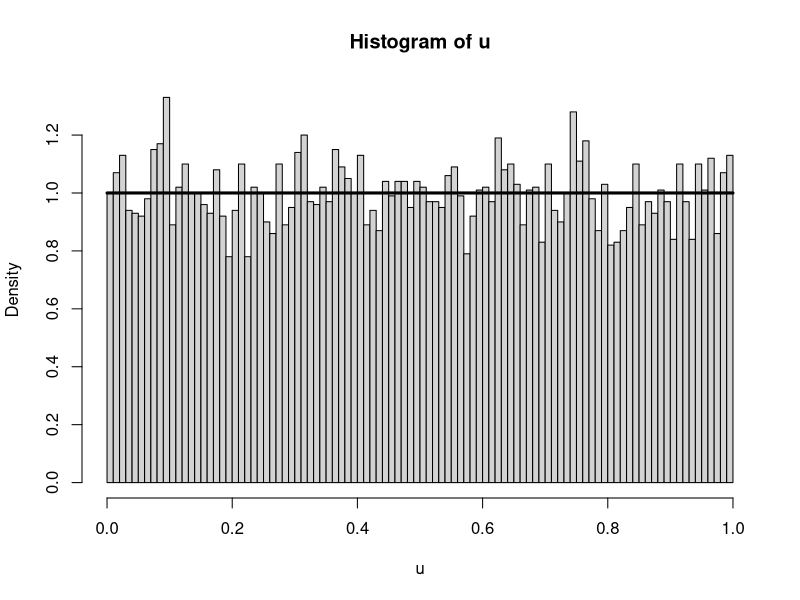
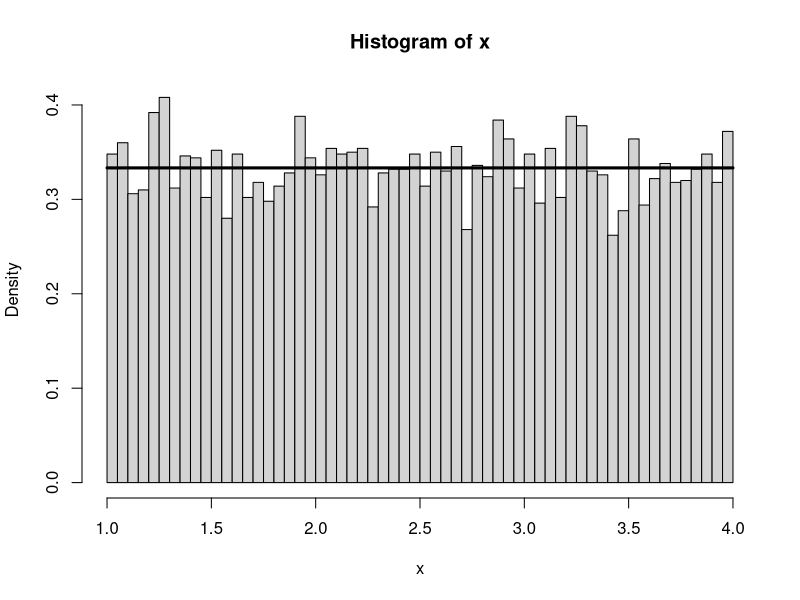
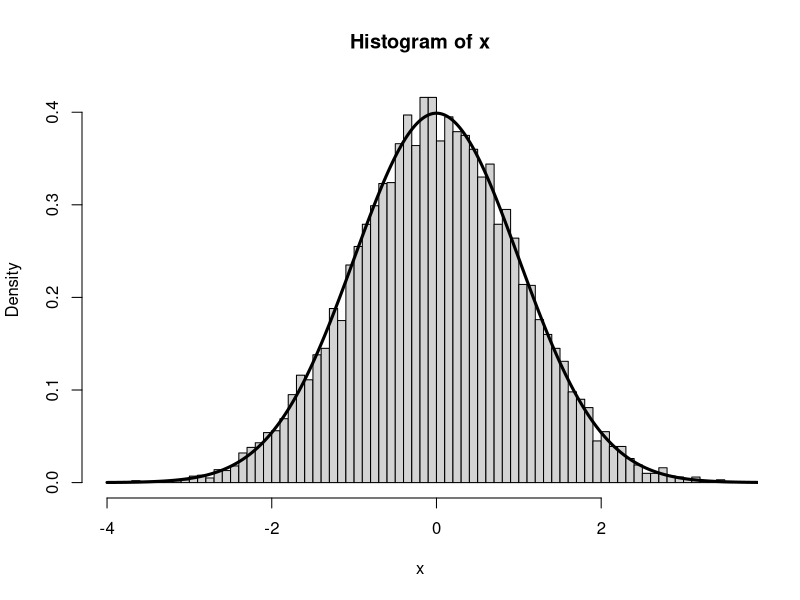
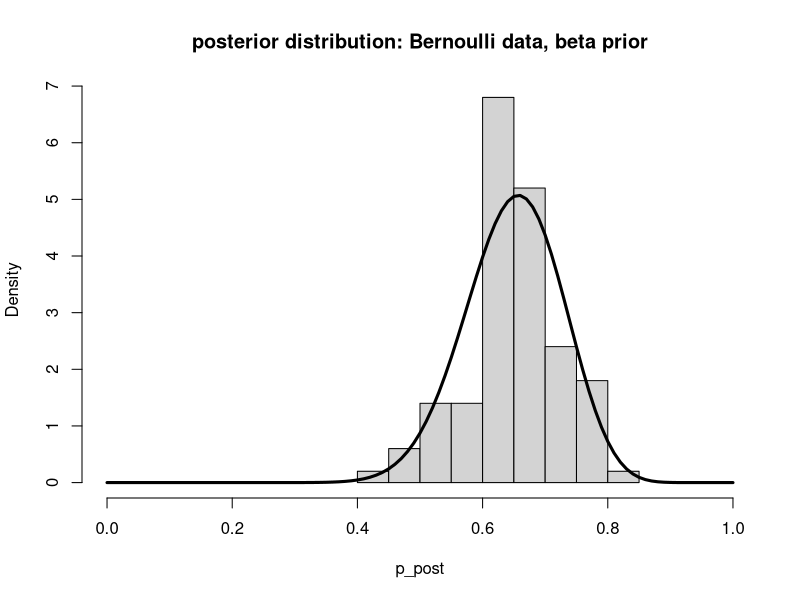

Reproduce these figures in R, in order.
# Random number and variable generation


# First, consider generating random instances from the uniform(0,1) distribution
n = 10000
u = runif(n)
hist( u, breaks=floor(sqrt(n)), freq=F)
lines( c(0,1), c(1,1) , lwd=3)	


# Next, how to generate instances from a uniform(a,b) distribution?
a = 1
b = 4
x = a + u*(b - a)
hist( x, breaks=floor(sqrt(n)), freq=F)
lines( c( a, b), c( 1/(b-a), 1/(b-a)), lwd=3)	


# Now use the probability integral transform to use uniform(0,1) draws to 
# emulate random instances from the normal(0,1) distribution
n = 10000
u = runif(n)
x = qnorm(u)
hist( x, breaks=floor(sqrt(n)), freq=F)
grid = seq( -4, 4, by=.01)
lines( grid, dnorm( grid, mean=0, sd=1), lwd=3)	


# Recall from lecture that x ~ iid Bernoulli(p) data with prior p ~ beta(a,b) 
# results in the posterior distribution beta( a + sum(x), b + n - sum(x))

# Data generating model
p = .7
n = 30
x = (runif(n) < p)

# Prior and posterior specificatoin
a = 2
b = 5
n_post = 100
p_post = rbeta( n_post, shape1=a+sum(x), shape2=b+n-sum(x))


# Plot a histogram of random sample
hist( p_post, breaks=floor(sqrt(n_post)), freq=F, xlim=c(0,1),
      main="posterior distribution: Bernoulli data, beta prior")

grid = seq( 0, 1, by=.01)
lines( grid, dbeta( grid, shape1=a+sum(x), shape2=b+n-sum(x)), lwd=3)	


# What sort of things can random samples be used for?
# Monte Carol integration
n = 10000
alpha = 1
beta = 3
x = rgamma(n=n, shape=alpha, rate =beta)

# Approximate E(X)
x_bar = mean(x); x_bar
# Compare to the true mean of E(X) = alpha / beta
alpha / beta

# Approximate Var(X)
x2_bar = mean(x^2)
var_x = x2_bar - x_bar^2; var_x
# Compare to the true mean of Var(X) = alpha / beta^2
alpha / beta^2

# Approximate the probability that 0 < x < 6
b = .8
a = 0
prob = pgamma(b, shape=alpha, rate=beta) - pgamma(a, shape=alpha, rate=beta)
prob

MC_integral = mean( a < x & x < b ); MC_integral